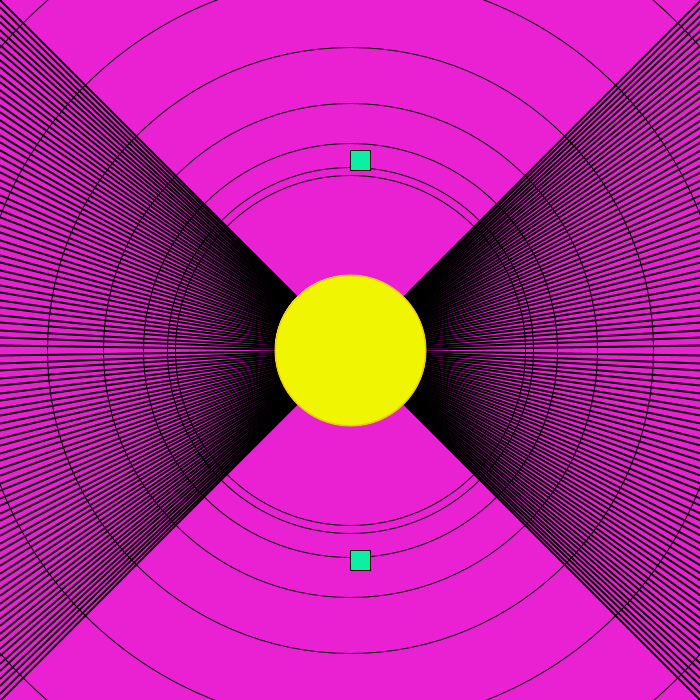
Frame 1 (no input)
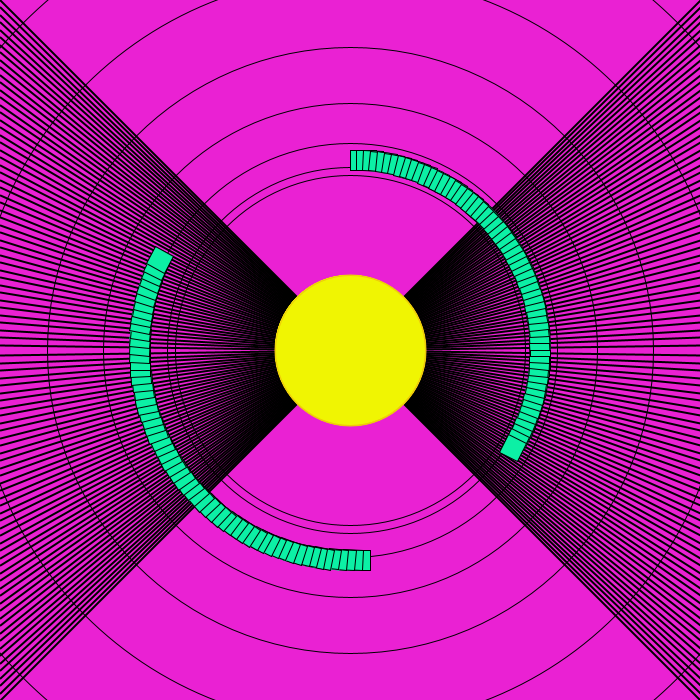
Frame 60 (the mouse pressed at the canvas centre just before this capture)
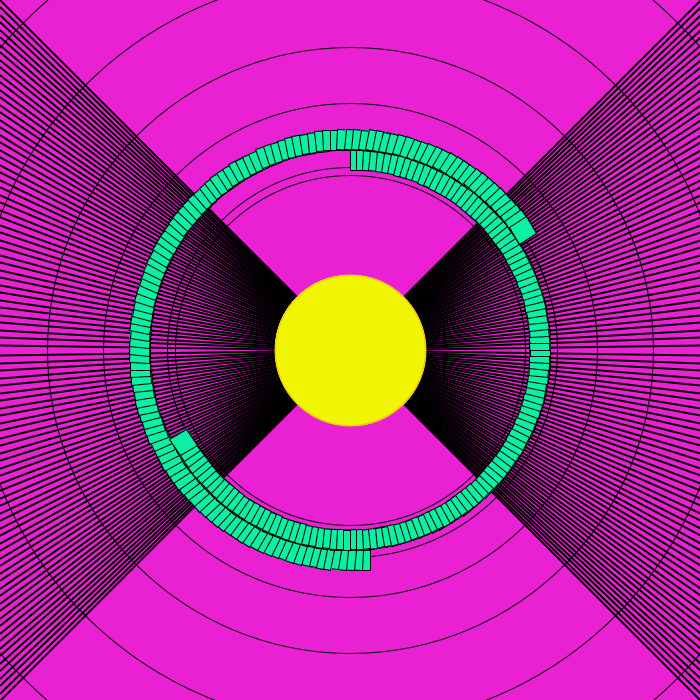
Frame 120 (the mouse held since frame 60 and released just before this capture)

The Processing sketch that drew these frames (run headless with seeded random() and noise(); from frame 60 on, the mouse is pressed at the canvas centre):

// Processing sketch: processing_44868
// ── processing_44868.pde

int y = 700/2;
int x = 700/2;
int c = 20;
float a = -350;
float b = 700;
float speed=2;
boolean blink=false;
boolean u;
boolean d;
float degree=0;
void setup() {
  size(700, 700);
  smooth();
  drawbackground();
}
void draw() {
  pushMatrix();
  fill(12, 240, 165);
  int R = int(.001);

  translate(width/2, height/2);
  rotate(radians(degree));


  rect(0, -200+R, 20, 20);
  rect(0, 200-R, 20, 20);

  degree+=2; 
  popMatrix();
  if (blink) {

    if (d) {
      fill(0);
      a+=speed;
      b-=speed;
      rect(0, a, width, height/2);
      rect(0, b, width, height/2);
      if (a==0) { 
        d=false;
        u=true;
      }
    }
    else if (u) {
      drawbackground();
      fill(0);
      a-=speed;
      b+=speed;
      rect(0, a, width, height/2);
      rect(0, b, width, height/2);
      if (a==-350) {
        blink=false;
        u=false;
      }
    }
  }
}
void mouseClicked() {
  blink=true;
  d=true;
}
void drawbackground() {
  strokeWeight(2);
  background(234, 33, 211);

  for (int x=0; x<702;x+=15) {
    line(width/2, height/2, 700, x/2);
    line(width/2, height/2, 700, 700-x/2);
    line(0, x/2, width/2, height/2);
    line(0, 700-x/2, width/2, height/2);
  }
  for (int i=0; i<24.5; i+=4) {
    stroke(237, 203, 10);
    fill(240, 245, 2);
    ellipse(height/2, width/2, 150, 150);
    strokeWeight(1);
    stroke(0);
    noFill();
    ellipse(height/2, width/2, x+pow(i, 2), x+pow(i, 2));
  }
}
